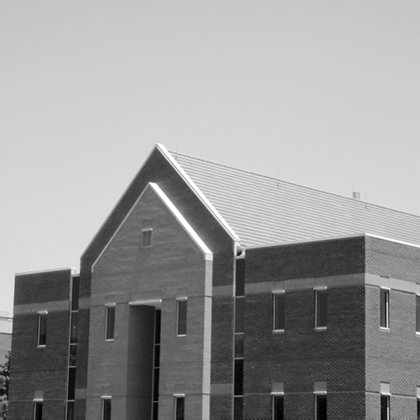
%> input picture 数字图像处理/数图实验/实验3=2877+陈鑫蕾/building.tif, 420 x 420 px, shrunk from 600 x 600 before the run
$ octave --eval "my_Laplacian;"   (GNU Octave 9; MATLAB toolbox functions it lacks are replaced by stand-ins)
%> lines starting %> are read from the running program, lines starting %| are printed output that depends on the picture
%> in my_Laplacian, r is the input picture: size 420x420 uint8; min 0, max 255, mean 152.8
### 数字图像处理/数图实验/实验3=2877+陈鑫蕾/my_conv.m
function result = my_conv(f,w)
%> called with w = [0 1 0; 1 -4 1; 0 1 0]

f=imread('building.tif');

if ~isa(f,'double')
    img = double(f);
else
    img = f;
end

kernel = rot90(rot90(w));
[rkernel, ckernel] = size(w);
[rimg, cimg] = size(img);
%> rimg = 420; cimg = 420

% 卷积核中心元素
rker_center = round(rkernel/2);
cker_center = round(ckernel/2);

% 增广图像原始数据
append = zeros(rimg + rkernel - 1, cimg + ckernel - 1);
append(rker_center : rker_center + rimg - 1, cker_center : cker_center + cimg - 1) = img;
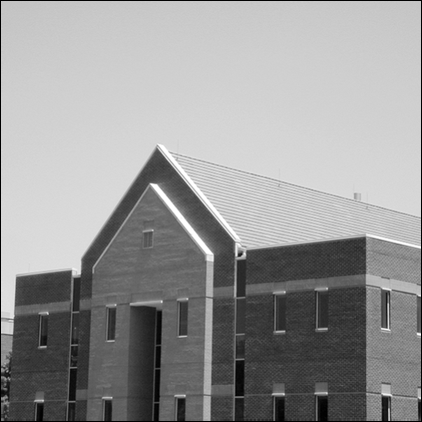
%> append: size 422x422 double; min 0, max 255, mean 151.3

% 计算增广后的图像数据大小
[rappend, cappend] = size(append);
%> rappend = 422; cappend = 422
conv_result = zeros(rappend, cappend);
for m = rker_center:rker_center + rimg - 1
    for n = cker_center:cker_center + cimg - 1
        data_mid = append(m-(rker_center - 1) : m+(rker_center - 1), n-(rker_center - 1):n+(rker_center-1));
        conv_operation = sum(kernel.*data_mid);
        conv_result(m, n) = sum(conv_operation(:));
    end
end
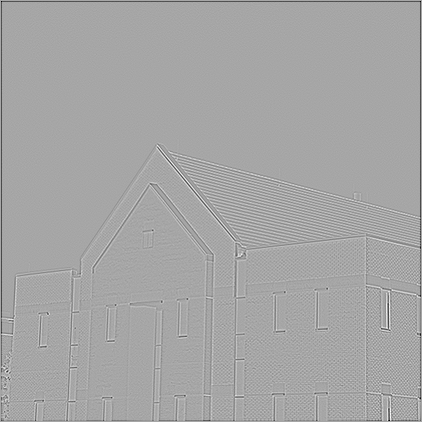
%> conv_result: size 422x422 double; min -389, max 207, mean -1.5; drawn with min black and max white
% 删去之前增广的0边
result = conv_result(rker_center : rker_center + rimg - 1, cker_center : cker_center + cimg - 1);
end

### 数字图像处理/数图实验/实验3=2877+陈鑫蕾/my_Laplacian.m
function my_Laplacian()
r=imread('building.tif');
Laplacian_mask=[0,1,0;1,-4,1;0,1,0];
result = my_conv(r,Laplacian_mask);
[m,n]=size(r);
%> m = 420; n = 420
for i=1:m
    for j=1:n
    output(i,j)=-result(i,j)+r(i,j);
    end
end
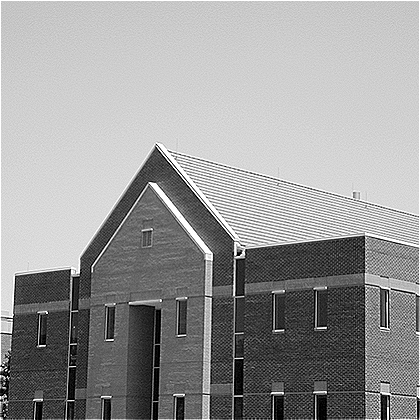
%> output: size 420x420 uint8; min 0, max 255, mean 153
subplot(1,3,1);
imshow(r);
title('原始图像');
subplot(1,3,2);
imshow(result,[0,255]);
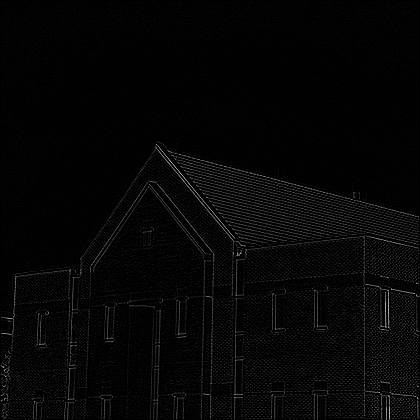
%> displayed picture: size 420x420, on the screen's scale of 0 to 255; min 0, max 207, mean 5.9
title('轮廓图');
subplot(1,3,3);
imshow(output);
title('拉普拉斯校验后图像');


end
